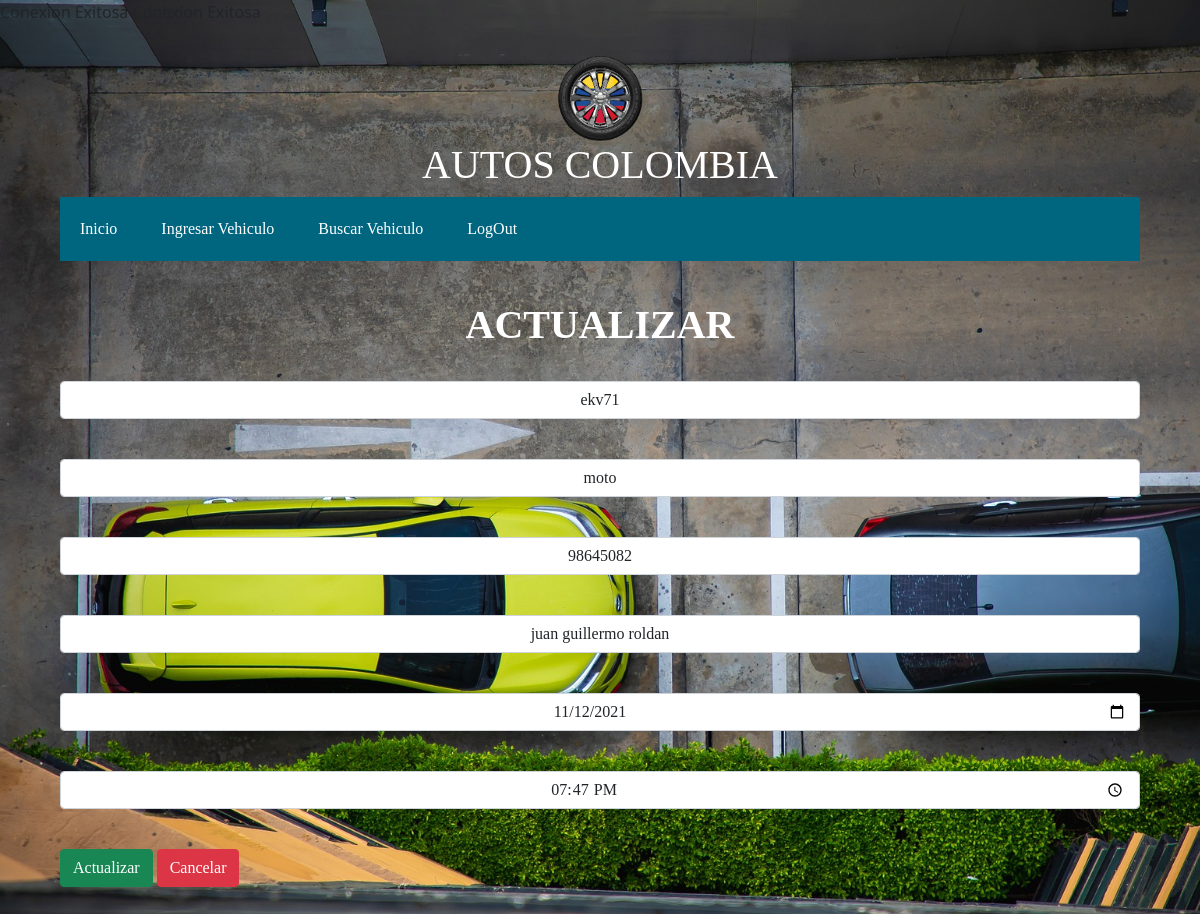
/inicio/actualizar.php?id=121, run on the app's committed database.
### tables this page shows
CREATE TABLE `tb_automoviles` (
  `id` int(255) NOT NULL,
  `placa` varchar(5) NOT NULL,
  `tipo` varchar(10) NOT NULL,
  `documento` int(10) NOT NULL,
  `nombre` varchar(50) NOT NULL,
  `fecha` date DEFAULT NULL,
  `hora` time NOT NULL
);

### inicio/sql_search.php (called while the page is built)
<?php
include '../db/config.php';
$sql = "SELECT * FROM tb_automoviles WHERE id=$id" ;
$query=mysqli_query($con,$sql);
$row=mysqli_fetch_array($query);
?>

### inicio/ACTUALIZAR.php (the view, shortened to what this page needs)
<?php
require '../db/config.php';
 $id = $_GET['id'];
include "sql_search.php";
?>
<!DOCTYPE html>
<html lang="en">
<head>
    <link rel="stylesheet" href="../css/styles.css">
    <link href="https://cdn.jsdelivr.net/npm/bootstrap@5.0.0-beta1/dist/css/bootstrap.min.css" rel="stylesheet">
</head>
<body>
<div>
    <div class="container">
    <?php require "../partials/menu.php";?>
        <div class="row">
            <div class="col-lg-15" >
                <form action="sql_update.php?id=<?php echo $_GET['id']?>;" method="post" class="formedit" >
                    <h1 class="titulo" style="color: white;"><strong>ACTUALIZAR</strong></h1>
                    <br>
                        <input type="text"          name="placa" id="" class="form-control mb-3" value="<?=$row['placa']?>" required><br>
                        <input type="text"          name="tipo" id="" class="form-control mb-3" value="<?=$row['tipo']?>" required><br>
                        <input type="text"          name="documento" id="" class="form-control mb-3" value="<?=$row['documento']?>" required><br>
                        <input type="text"          name="nombre" id="" class="form-control mb-3" value="<?=$row['nombre']?>" required><br>
                        <input type="date"          name="fecha" id="" class="form-control mb-3" value="<?=$row['fecha']?>" required><br>
                        <input type="time"          name="hora" id="" class="form-control mb-3" value="<?=$row['hora']?>" required><br>
                        <input type="submit"        value="Actualizar" class="btn btn-success"name="update">
                        <a href="buscar.php"><input type="button" value="Cancelar" class="btn btn-danger" ></a> <br>
                </form>
            </div>
        </div>
    </div>
</div>
</body>
</html>

### css/styles.css (style rules this page uses)
body { background-image: url("../estilos/fondoo.jpg"); zoom: 0%; background-size: cover; background-attachment: fixed; }

### partials/icono.php (style rules this page uses)
.titulo { text-align: center; color: white; }

### inicio/ACTUALIZAR.php (style rules this page uses)
* { font-family: 'Irish Grover', cursive; }
.container { padding: 30px; }
form input { text-align: center; }

### data on the page
tb_automoviles: placa "ekv71", tipo "moto", documento "98645082", nombre "juan guillermo roldan", fecha "11/12/2021", hora "19:47:00"
